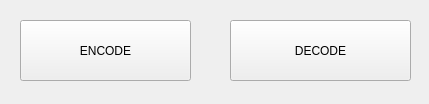
<?xml version="1.0" encoding="UTF-8"?>
<ui version="4.0">
 <class>Widget</class>
 <widget class="QWidget" name="Widget">
  <property name="geometry">
   <rect>
    <x>0</x>
    <y>0</y>
    <width>429</width>
    <height>104</height>
   </rect>
  </property>
  <property name="windowTitle">
   <string>Widget</string>
  </property>
  <widget class="QPushButton" name="pushButton">
   <property name="geometry">
    <rect>
     <x>20</x>
     <y>20</y>
     <width>171</width>
     <height>61</height>
    </rect>
   </property>
   <property name="text">
    <string>ENCODE</string>
   </property>
  </widget>
  <widget class="QPushButton" name="pushButton_2">
   <property name="geometry">
    <rect>
     <x>230</x>
     <y>20</y>
     <width>181</width>
     <height>61</height>
    </rect>
   </property>
   <property name="text">
    <string>DECODE</string>
   </property>
  </widget>
 </widget>
 <resources/>
 <connections/>
</ui>
